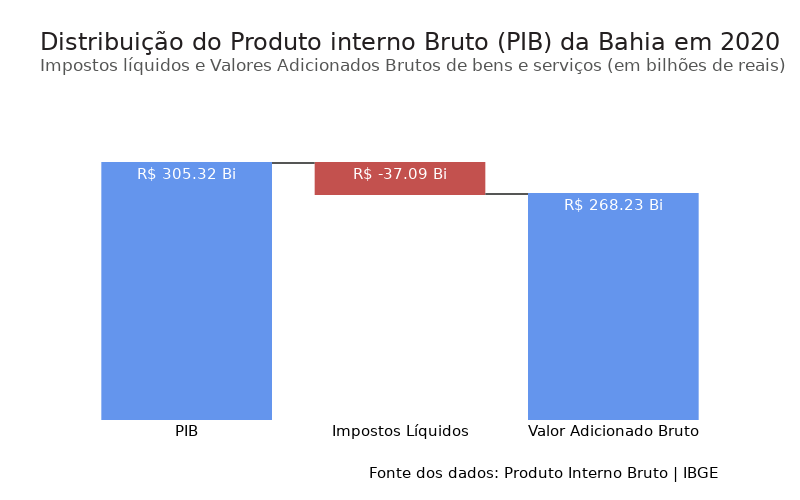

Source (notebook cell):
### Code cell
# Gráfico de cascata

fig = go.Figure(go.Waterfall(name='', orientation='v', measure=bahia['Medidas'],
                             x=bahia['Indicadores'], y=bahia['Valores'],
                             textposition='inside',
                             connector_line={'color': CINZA3},
                             totals_marker={'color': AZUL3},
                             decreasing_marker={'color': VERMELHO1}))

# Personalização (perfumaria)

fig.add_annotation(x=bahia['Indicadores'][0], y=bahia['Valores'][0],
                   text=bahia['Valores_str'][0], showarrow=False,
                   xanchor='center', yanchor='top',
                   font=dict(color='white'))

fig.add_annotation(x=bahia['Indicadores'][1], y=bahia['Valores'][0],
                   text=bahia['Valores_str'][1], showarrow=False,
                   xanchor='center', yanchor='top',
                   font=dict(color='white'))

fig.add_annotation(x=bahia['Indicadores'][2], y=bahia['Valores'][2],
                   text=bahia['Valores_str'][2], showarrow=False,
                   xanchor='center', yanchor='top',
                   font=dict(color='white'))

fig.update_layout(width=800, height=500, font_family='DejaVu Sans',
                  font_size=15, font=dict(color='black'), title_font_color=CINZA1,
                  title_font_size=24, title_text='Distribuição do Produto interno Bruto (PIB) da Bahia em 2020' + 
                  '<br><sup size=1 style="color:#555655">Impostos líquidos e Valores' + ' Adicionados Brutos de bens e serviços (em bilhões de reais)</sup>', plot_bgcolor=BRANCO, yaxis_range=[0, 380e9],
                  hovermode='closest')

fig.update_yaxes(showticklabels=False)

fig.add_annotation(text='Fonte dos dados: <a href="https://sidra.ibge.gov.br/pesquisa/pib-munic/tabelas">Produto Interno Bruto | IBGE</a>',
                   align="left", xref="paper", yref = "paper", x=1, y=-0.2, showarrow=False)

fig.show()

### Figure 1 — Plotly figure (JSON) as saved in the notebook; plotly's stock layout.template omitted (floating-point values rounded to 4 significant figures)
{"data": [{"connector": {"line": {"color": "#555655"}}, "decreasing": {"marker": {"color": "#C3514E"}}, "measure": ["absolute", "relative", "total"], "name": "", "orientation": "v", "textposition": "inside", "totals": {"marker": {"color": "#6495ED"}}, "type": "waterfall", "x": ["PIB", "Impostos Líquidos", "Valor Adicionado Bruto"], "y": [305320812691, -37094030606, 268226782074]}], "layout": {"annotations": [{"font": {"color": "white"}, "showarrow": false, "text": "R$ 305.32 Bi", "x": "PIB", "xanchor": "center", "y": 305320812691, "yanchor": "top"}, {"font": {"color": "white"}, "showarrow": false, "text": "R$ -37.09 Bi", "x": "Impostos Líquidos", "xanchor": "center", "y": 305320812691, "yanchor": "top"}, {"font": {"color": "white"}, "showarrow": false, "text": "R$ 268.23 Bi", "x": "Valor Adicionado Bruto", "xanchor": "center", "y": 268226782074, "yanchor": "top"}, {"align": "left", "showarrow": false, "text": "Fonte dos dados: <a href=\"https://sidra.ibge.gov.br/pesquisa/pib-munic/tabelas\">Produto Interno Bruto | IBGE</a>", "x": 1, "xref": "paper", "y": -0.2, "yref": "paper"}], "font": {"color": "black", "family": "DejaVu Sans", "size": 15}, "height": 500, "hovermode": "closest", "plot_bgcolor": "#FFFFFF", "title": {"font": {"color": "#231F20", "size": 24}, "text": "Distribuição do Produto interno Bruto (PIB) da Bahia em 2020<br><sup size=1 style=\"color:#555655\">Impostos líquidos e Valores Adicionados Brutos de bens e serviços (em bilhões de reais)</sup>"}, "width": 800, "yaxis": {"range": [0, 380000000000], "showticklabels": false}}}
